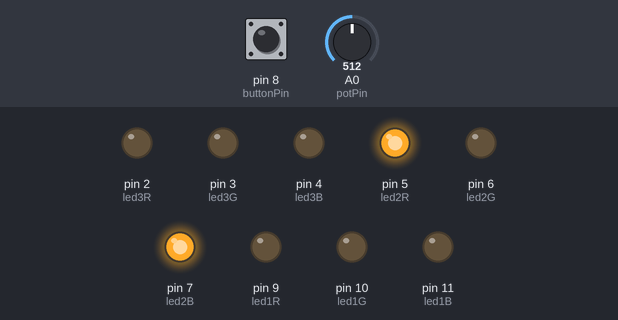
Recording of a sketch running on a simulated Arduino Uno, built with avr-gcc and run on an emulated ATmega328P. Parts: output pins drawn as LEDs (lit = HIGH). Dashed ring = blinking. The inputs (shaded band) are chosen by the test bench; at power-on: pin 8 (buttonPin) HIGH, A0 (potPin) = 512.

Above: at 3.0 s.
3.1 s: pin 8 (buttonPin) pulled LOW for 2.55 s
At 5.4 s:
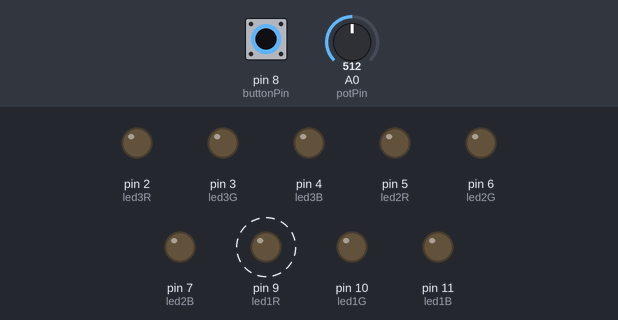
7.1 s: A0 (potPin) set to 122
At 7.6 s:
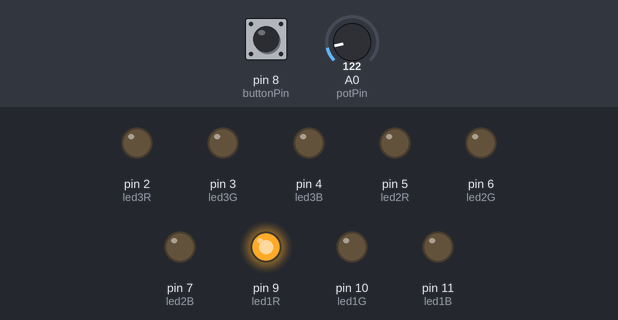
10.6 s: A0 (potPin) set to 0
At 10.85 s:
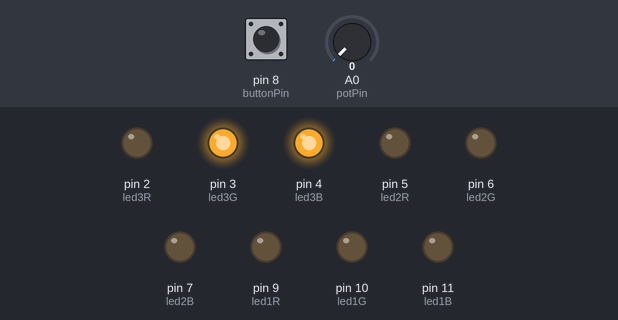
Timing chart, 0 to 20.1 s (numbered marks = the images above; inputs shaded):
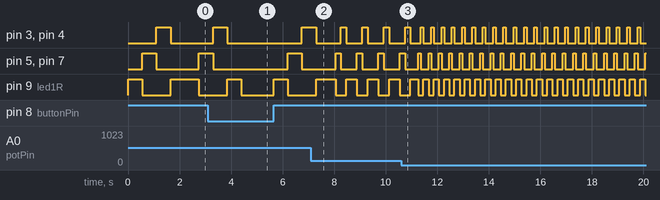

The sketch:

tp2abigahil.ino
```cpp
const int led1R = 9;
const int led1G = 10;
const int led1B = 11;
const int led2R = 5;
const int led2G = 6;
const int led2B = 7;
const int led3R = 2;
const int led3G = 3;
const int led3B = 4;

const int potPin = A0;
const int buttonPin = 8;

int velocidad = 0;

void setup() {
  pinMode(led1R, OUTPUT);
  pinMode(led1G, OUTPUT);
  pinMode(led1B, OUTPUT);
  pinMode(led2R, OUTPUT);
  pinMode(led2G, OUTPUT);
  pinMode(led2B, OUTPUT);
  pinMode(led3R, OUTPUT);
  pinMode(led3G, OUTPUT);
  pinMode(led3B, OUTPUT);

  pinMode(potPin, INPUT);
  pinMode(buttonPin, INPUT_PULLUP);
}

void loop() {

  velocidad = map(analogRead(potPin), 0, 1023, 100, 1000);


  if (digitalRead(buttonPin) == LOW) {
    apagarLEDs();
  } else {
    seguirJuegoDeLuces();
  }
}

void apagarLEDs() {
  analogWrite(led1R, 0);
  analogWrite(led1G, 0);
  analogWrite(led1B, 0);
  analogWrite(led2R, 0);
  analogWrite(led2G, 0);
  analogWrite(led2B, 0);
  analogWrite(led3R, 0);
  analogWrite(led3G, 0);
  analogWrite(led3B, 0);
}

void seguirJuegoDeLuces() {
  analogWrite(led1R, 255);
  analogWrite(led1G, 0);
  analogWrite(led1B, 0);

  delay(velocidad);

  analogWrite(led1R, 0);
  analogWrite(led1G, 0);
  analogWrite(led1B, 0);
  analogWrite(led2R, 255);
  analogWrite(led2G, 0);
  analogWrite(led2B, 255);

  delay(velocidad);

  analogWrite(led2R, 0);
  analogWrite(led2G, 0);
  analogWrite(led2B, 0);
  analogWrite(led3R, 0);
  analogWrite(led3G, 255);
  analogWrite(led3B, 255);

  delay(velocidad);

  analogWrite(led3R, 0);
  analogWrite(led3G, 0);
  analogWrite(led3B, 0);
  analogWrite(led1R, 255);
  analogWrite(led1G, 0);
  analogWrite(led1B, 0);

  delay(velocidad);
}
```

Measured:
- by itself, pin 5 (led2R), pin 7 (led2B): repeats every 0.40 s: HIGH 0.10 s, LOW 0.30 s
- by itself, pin 9 (led1R): repeats every 0.40 s: LOW 0.20 s, HIGH 0.20 s
